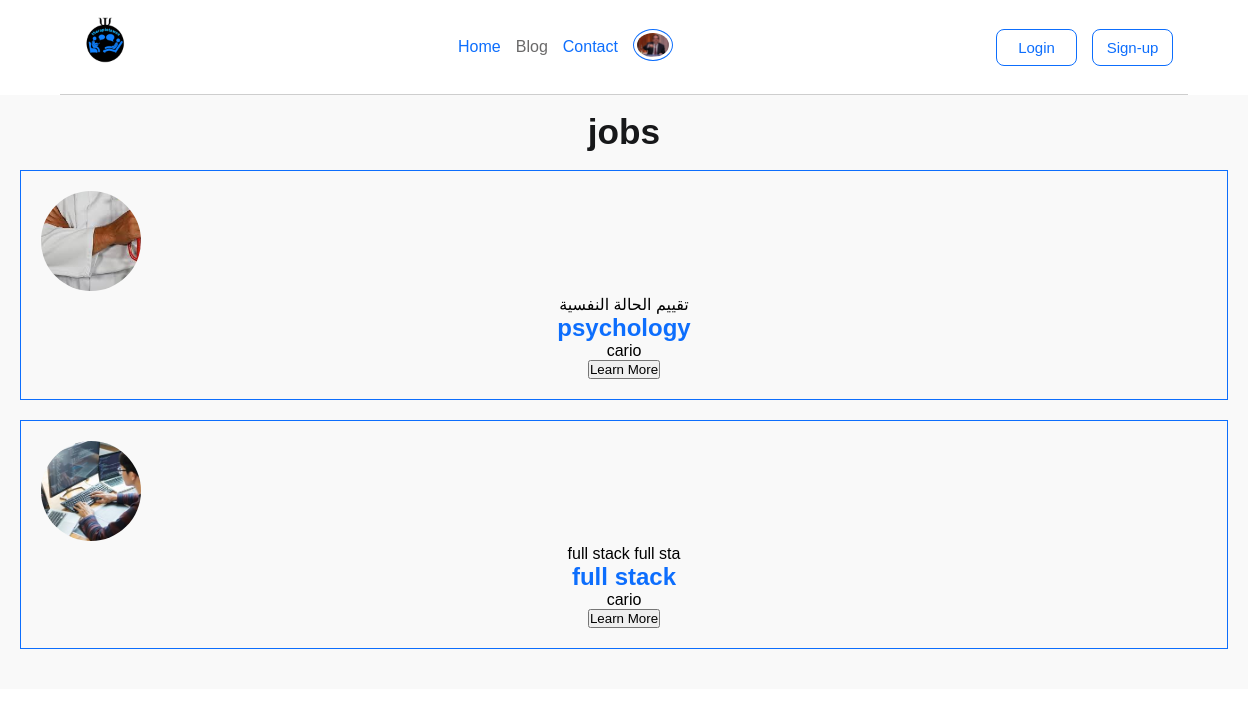
The app's page /jops/ (signed in) with its own data.
### app2/models.py (models this page shows, shortened)
class Jobs(models.Model):
    job_id = models.IntegerField(null=True ,unique=True)
    title=models.CharField(max_length=100)
    descrbtion=models.TextField()
    image=models.ImageField()
    place=models.CharField(max_length=100)
    skills=models.TextField()

### app2/views.py (the view)
# urls.py: path('jops/',views.jobs,name='jobs'),
def jobs(request):
    import sys
    user=request.session.get('username')
    user1=Profile.objects.get(username=user)
    if user1.image:
        image_url = settings.MEDIA_URL + str(user1.image)
    jobss=[]
    jobs=Jobs.objects.all()
    size_in_bytes = sys.getsizeof(jobs[0])
    print("size: "+str(size_in_bytes))
    lista = [[], [], [], [],[],[]]
    jobs = list(jobs)  # Assuming `jobs` is a list of objects
    ahmed = 0
    length = len(jobs)  # Assuming jobs has elements
    print(sys.getsizeof(jobs))
    for job in range(length):
        lista[0].append(jobs[0].title)
        lista[1].append(jobs[0].descrbtion)  # Typo? Should it be `description`?
        lista[2].append(jobs[0].place)
        lista[3].append(jobs[0].skills)
        lista[4].append(jobs[0].image)
        lista[5].append(jobs[0].job_id)
        jobs.pop(0)
        ahmed += 1
    del jobs
    print(sys.getsizeof(("size: "+str(lista))))
    combined_list = zip(lista[0], lista[1], lista[2], lista[3],lista[4],lista[5])
    del lista
    combined_list=list(combined_list)
    reversed_list=combined_list[-1:None:-1]
    combined_list=None
    print(jobss,combined_list)
    print(type(reversed_list))
    context={
       'image':image_url,
          'combined_list': combined_list,
        'list':reversed_list,
    }
    return render(request,'jobs.html' ,context=context)

### app2/templates/jobs.html (shortened to what this page needs)
<!DOCTYPE html>
{% load static %}
<html>
<head>
    <link rel="stylesheet" href="{% static "css/navbar.css" %}" />
    <link rel="stylesheet" type="text/css" href="{% static "css/jobs.css" %}">
</head>
<body>
    <nav>
        <div class="navbar">
          <div class="logo">
            <img src="{% static "pic/logo.jpg" %}" width="60" height="60" />
          </div>
          <div class="link">
            <a href="/home/home.html">Home</a>
            <a href="" class="active">Blog</a>
            <a href="">Contact</a>
            <a href="{% url 'pro' %}"
              ><img src="{{image}}" width="40" height="32"
            /></a>
          </div>
          <div class="right">
            <a href="/log in/login.html"><button>Login</button></a>
            <a href=""><button>Sign-up</button></a>
          </div>
        </div>
      </nav>
    <div class="home">
        <div class="job-details">
            <h1>jobs</h1>
            <br>
        </div>
        {% for job in list %}
        <div class="jobs-list">
            <div class="job">
                <div class="image">
                    <img src="{{ job.4.url }}" alt="صورة الوظيفة 1">
                </div>
                <div class='pp'>
                <p>  {{job.1|slice:":20" }}  </p>
                </div>
                <div class="text">
                    <h2>{{ job.0 }}</h2>
                    <p>{{ job.2 }}</p>
                    <a href="{% url 'jop' job.5 %}"><button>Learn More</button></a>
                </div>
            </div>
        </div>
    {% endfor %}
        </div>
</body>
</html>

### app1/static/css/navbar.css (style rules this page uses)
:root { --main-color:#0d6efd; }
* { padding: 0; margin: 0; box-sizing: border-box; font-family: sans-serif; }
nav { width: 100%; padding: 0 60px; background-color: white; }
nav .navbar { display: flex; justify-content: space-between; align-items: center; flex-wrap: wrap; gap: 10px; border-bottom: 1px solid rgba(0, 0, 0, 0.194); padding: 15px; }
nav .navbar .logo { cursor: pointer; }

### app2/static/css/jobs.css (style rules this page uses)
.job .image img { border-radius: 50%; width: 100px; height: 100px; object-fit: cover; }
.pp { text-align: center; }
.home { background-color: #f9f9f9; padding: 20px; }
.job { border: 1px solid #0d6efd; padding: 20px; transition: transform 0.3s ease; margin-bottom: 20px; }
.job h2 { color: #0d6efd; }
.text { text-align: center; }
.job-details { text-align: center; color: #17181a; transform: scale(1.1); }

### records on screen
Jobs: descrbtion "تقييم الحالة النفسية", title "psychology", place "cario"
Jobs: descrbtion "full stack full sta", title "full stack", place "cario"
